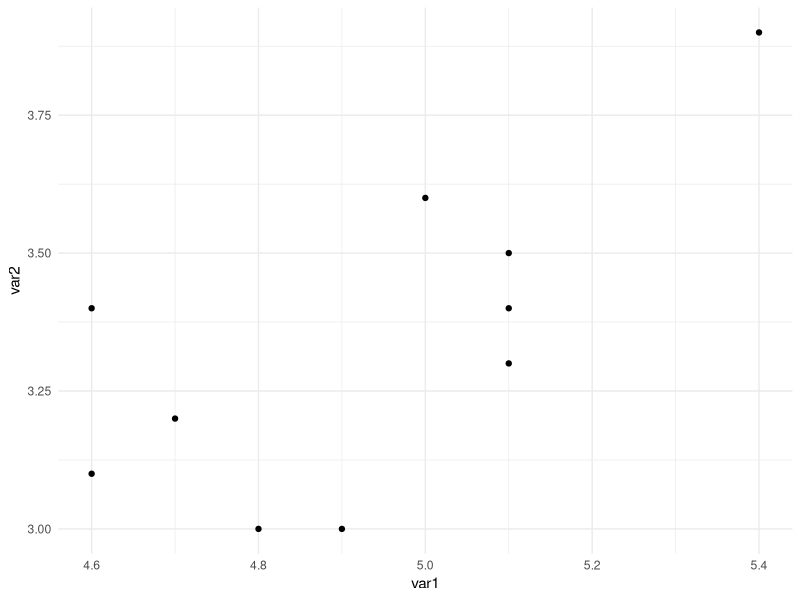
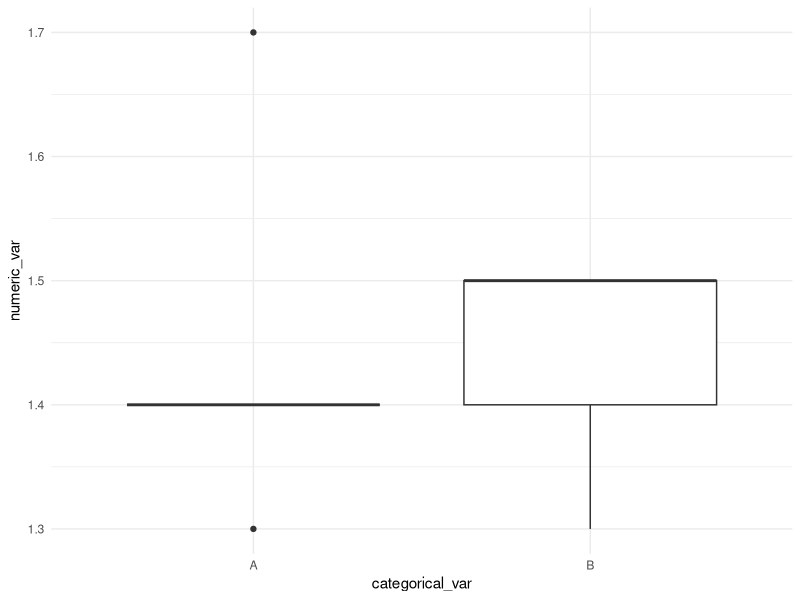

Here is the R script that generated these plots, in order:

# Data Visualization in R

# Load libraries
library(ggplot2)

# Load dataset
data <- read.csv("sample_dataset.csv")

# Scatter plot
ggplot(data, aes(x = var1, y = var2)) +
  geom_point() +
  theme_minimal()

# Boxplot
ggplot(data, aes(x = categorical_var, y = numeric_var)) +
  geom_boxplot() +
  theme_minimal()
